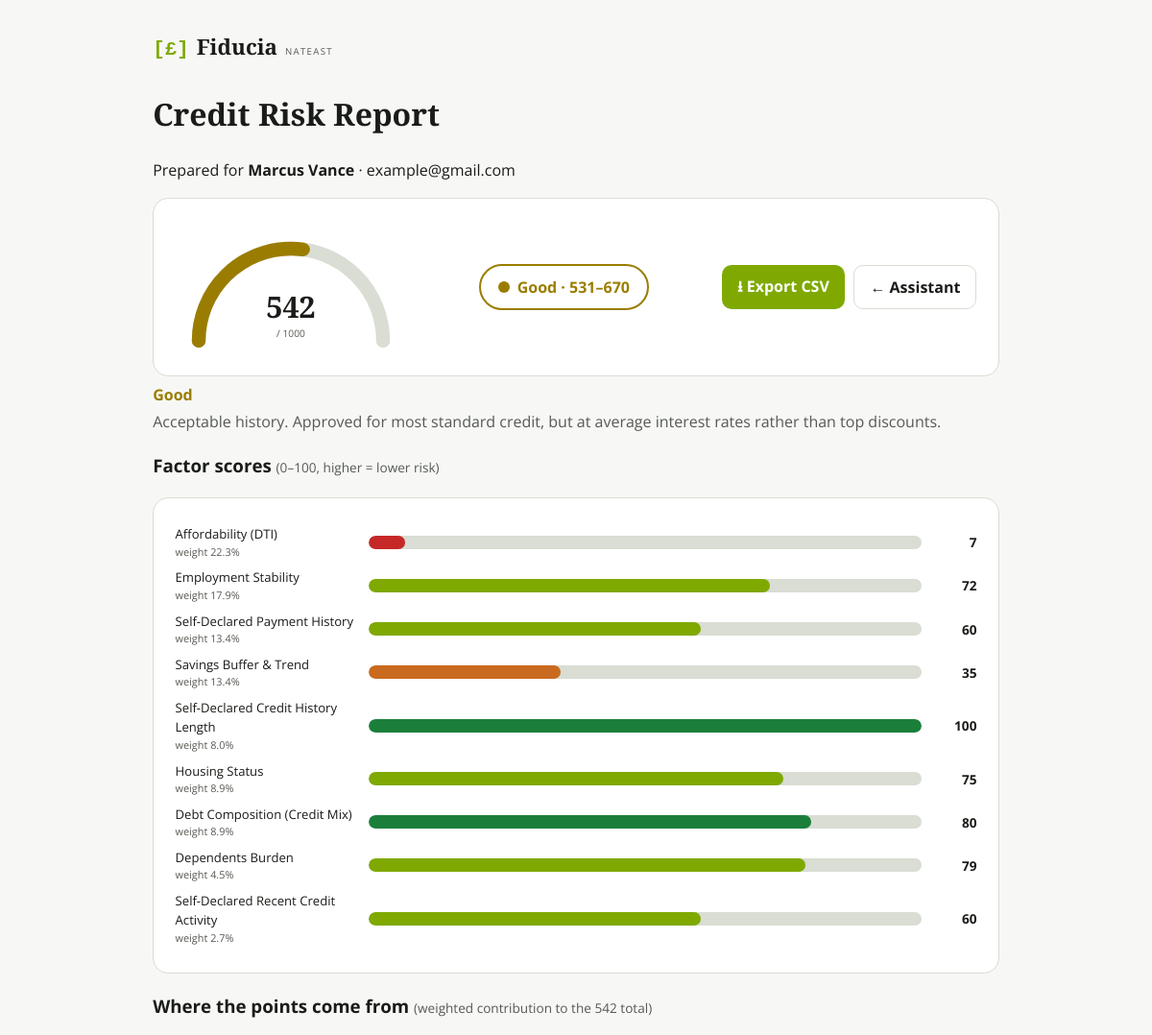
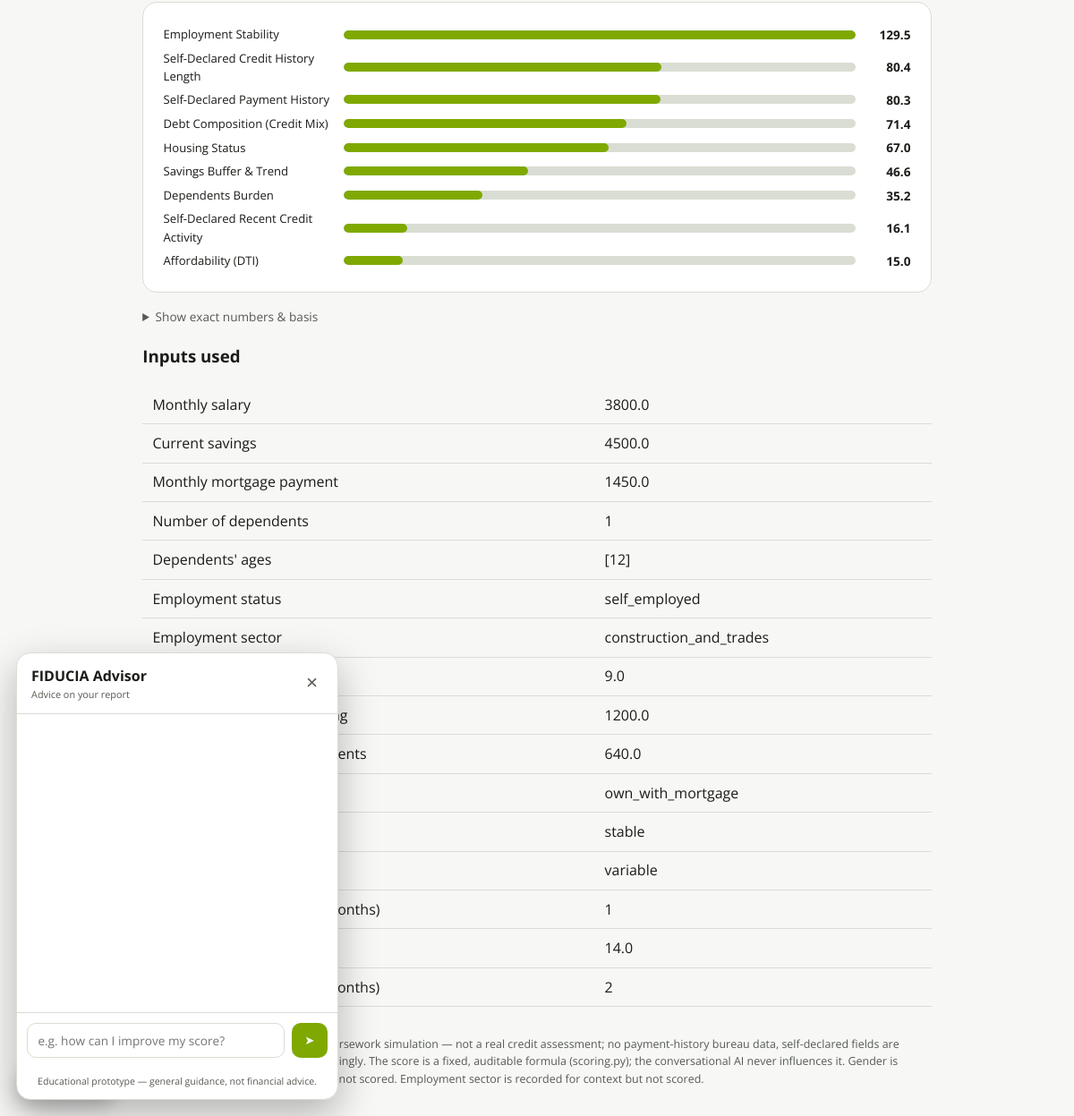
Screenshot of /report/a6a6e08cab7e with the database file from the repository (2 pictures, top to bottom).
### tables this page shows
CREATE TABLE users (
                id INTEGER PRIMARY KEY AUTOINCREMENT,
                full_name TEXT NOT NULL,
                email TEXT NOT NULL,
                gender TEXT NOT NULL,        -- stored for the record, NEVER scored
                created_at REAL NOT NULL,
                UNIQUE (full_name, email)
            );

CREATE TABLE structured_inputs (
                id INTEGER PRIMARY KEY AUTOINCREMENT,
                session_id TEXT NOT NULL UNIQUE,
                created_at REAL NOT NULL,
                monthly_salary REAL NOT NULL,
                current_savings REAL NOT NULL,
                monthly_mortgage REAL NOT NULL,
                num_dependents INTEGER NOT NULL,
                dependents_ages TEXT NOT NULL,      -- JSON list of ints
                employment_status TEXT NOT NULL,
                employment_sector TEXT NOT NULL,
                job_tenure_years REAL NOT NULL,
                monthly_credit_card_spending REAL NOT NULL,
                other_monthly_loan_repayments REAL NOT NULL,
                housing_status TEXT NOT NULL,
                savings_trend TEXT NOT NULL,
                income_variability TEXT NOT NULL,
                missed_payments_12m INTEGER NOT NULL,
                credit_history_years REAL NOT NULL,
                credit_applications_6m INTEGER NOT NULL
            );

### main.py (the view)
@app.get("/report/{session_id}", response_class=HTMLResponse)
async def report(request: Request, session_id: str):
    payload = _report_payload(session_id)
    if payload is None:
        raise HTTPException(404, "No completed profile for this session yet.")
    return templates.TemplateResponse(request, "report.html", {"request": request, **payload})

### templates/report.html (shortened to what this page needs)
<!DOCTYPE html>
<html lang="en">
<head>
</head>
<body>
  <div class="brand"><span class="sigil">[£]</span><span class="nm">Fiducia</span><small>NatEast</small></div>
  <h1>Credit Risk Report</h1>
  {% if user %}<p>Prepared for <b>{{ user.full_name }}</b> · {{ user.email }}</p>{% endif %}
  <div class="head">
    {% set frac = result.total_score / 1000.0 %}
    {% set arc = 3.14159 * 120 %}
    <div class="gauge-wrap">
      <svg width="240" height="140" viewBox="0 0 300 160" role="img"
           aria-label="Score {{ result.total_score }} out of 1000">
        <path d="M30 150 A120 120 0 0 1 270 150" fill="none" stroke="var(--line)" stroke-width="18" stroke-linecap="round"/>
        <path d="M30 150 A120 120 0 0 1 270 150" fill="none" stroke="currentColor" stroke-width="18"
              stroke-linecap="round" class="cat-{{ result.category_key }}"
              stroke-dasharray="{{ (arc * frac)|round(2) }} 9999"/>
        <text x="150" y="120" text-anchor="middle" class="gauge-num" fill="currentColor">{{ result.total_score|round|int }}</text>
        <text x="150" y="145" text-anchor="middle" class="gauge-den" fill="var(--soft)">/ 1000</text>
      </svg>
    </div>
    <div class="badge cat-{{ result.category_key }}"><span class="dot"></span>{{ result.category }} · {{ result.band_low }}–{{ result.band_high }}</div>
    <div style="display:flex;gap:.6rem;">
      <a class="btn" href="/report/{{ session_id }}.csv">⭳ Export CSV</a>
      <a class="btn" style="background:none;color:var(--ink);border:1.5px solid var(--line);" href="/">← Assistant</a>
    </div>
  </div>
  <p class="cat-{{ result.category_key }}" style="font-weight:700;margin:.4rem 0 0;">{{ result.category }}</p>
  <p style="color:var(--soft);margin:.2rem 0 1rem;">{{ result.category_blurb }}</p>
  <h3>Factor scores <span style="font-weight:400;color:var(--soft);font-size:.85rem;">(0–100, higher = lower risk)</span></h3>
  <div class="bars">
    {% for row in result.breakdown %}
    {% set s = row.sub_score %}
    {% set cls = 's-hi' if s >= 80 else 's-good' if s >= 60 else 's-mid' if s >= 45 else 's-lo' if s >= 25 else 's-poor' %}
    <div class="bar-row">
      <div class="bar-lab">{{ row.label }}<small>weight {{ "%.1f"|format(row.weight) }}%</small></div>
      <div class="bar-track"><div class="bar-fill {{ cls }}" style="width:{{ s }}%"></div></div>
      <div class="bar-val">{{ s|round|int }}</div>
    </div>
    {% endfor %}
  </div>
  <h3>Where the points come from <span style="font-weight:400;color:var(--soft);font-size:.85rem;">(weighted contribution to the {{ result.total_score|round|int }} total)</span></h3>
  <div class="bars">
    {% set maxpts = result.breakdown|map(attribute='weighted_points')|max %}
    {% for row in result.breakdown|sort(attribute='weighted_points', reverse=true) %}
    <div class="wt-row">
      <div class="bar-lab">{{ row.label }}</div>
      <div style="display:flex;align-items:center;gap:.6rem;">
        <div class="wt-track" style="flex:1;"><div class="wt-fill" style="width:{{ (row.weighted_points / maxpts * 100)|round(1) if maxpts else 0 }}%"></div></div>
        <span class="bar-val" style="width:52px;">{{ row.weighted_points|round(1) }}</span>
      </div>
    </div>
    {% endfor %}
  </div>
  <details style="margin-top:1rem;">
    <summary style="cursor:pointer;color:var(--soft);font-size:.85rem;">Show exact numbers &amp; basis</summary>
  </details>
  <h3>Inputs used</h3>
  <table>
    {% for key, value in profile.items() %}
    <tr><td>{{ labels.get(key, key) }}</td><td>{{ value }}</td></tr>
    {% endfor %}
  </table>
  <button id="adv-fab" aria-label="Open advisor" title="Get personalised advice">
    <span class="sigil">[£]</span> Advisor
  </button>
  <div id="adv-panel" role="dialog" aria-label="FIDUCIA advisor" hidden>
    <div class="adv-head">
      <div><b>FIDUCIA Advisor</b><small>Advice on your report</small></div>
      <button id="adv-close" aria-label="Close">×</button>
    </div>
    <div id="adv-log" class="adv-log"></div>
    <form id="adv-form" class="adv-input">
      <input id="adv-text" type="text" autocomplete="off" maxlength="2000"
             placeholder="e.g. how can I improve my score?">
      <button type="submit" aria-label="Send">➤</button>
    </form>
    <div class="adv-note">Educational prototype — general guidance, not financial advice.</div>
  </div>
  <footer>
    Session {{ session_id }}. Simplified coursework simulation — not a real credit
    assessment; no payment-history bureau data, self-declared fields are unverified
    and down-weighted accordingly. The score is a fixed, auditable formula
    (scoring.py); the conversational AI never influences it. Gender is stored for the
    record but deliberately not scored. Employment sector is recorded for context but not scored.
  </footer>
</body>
</html>

### templates/report.html (style rules this page uses)
:root { --lime:#7fa900; --ink:#1a1c18; --soft:#565a52; --line:#d9ddd3; --surface:#fff; --bg:#f7f8f6; }
* { box-sizing: border-box; }
body { font-family:'Open Sans',system-ui,sans-serif; background:var(--bg); color:var(--ink); max-width:920px; margin:0 auto; padding:2rem 1.2rem; line-height:1.55; }
.brand { display:flex; align-items:baseline; gap:.5rem; margin-bottom:1.6rem; }
.brand .sigil { font-family:ui-monospace,Menlo,monospace; font-weight:700; color:var(--lime); font-size:1.3rem; }
.brand .nm { font-family:'Playfair Display',serif; font-weight:700; font-size:1.4rem; }
.brand small { color:var(--soft); letter-spacing:.14em; text-transform:uppercase; font-size:.6rem; }
h1 { font-family:'Playfair Display',serif; font-weight:700; }
.head { display:flex; flex-wrap:wrap; gap:1.4rem; align-items:center; justify-content:space-between; background:var(--surface); border:1px solid var(--line); border-radius:16px; padding:1.4rem; }
.badge { display:inline-flex; align-items:center; gap:.5rem; border:2px solid currentColor; border-radius:999px; padding:.6rem 1.1rem; font-weight:700; }
.badge .dot { width:12px; height:12px; border-radius:50%; background:currentColor; }
.cat-good { color:#9a7d00; }
a.btn { text-decoration:none; background:var(--lime); color:#fff; border-radius:10px; padding:.6rem 1rem; font-weight:700; }
table { border-collapse:collapse; width:100%; margin:1rem 0; }
footer { font-size:.78rem; color:var(--soft); margin-top:2rem; }
.gauge-wrap { display:flex; flex-direction:column; align-items:center; }
.gauge-num { font-family:'Playfair Display',serif; font-size:2.4rem; font-weight:700; line-height:1; }
.gauge-den { font-size:.8rem; color:var(--soft); }
.bars { background:var(--surface); border:1px solid var(--line); border-radius:16px; padding:1.2rem 1.4rem; }
.bar-row { display:grid; grid-template-columns:190px 1fr 46px; gap:.7rem; align-items:center; margin:.5rem 0; }
.bar-lab { font-size:.82rem; }
.bar-lab small { display:block; color:var(--soft); font-size:.68rem; }
.bar-track { background:var(--line); border-radius:999px; height:14px; overflow:hidden; }
.bar-fill { height:100%; border-radius:999px; }
.bar-val { text-align:right; font-variant-numeric:tabular-nums; font-weight:700; font-size:.85rem; }
.s-hi { background:#1b7f3b; }
.s-good { background:#7fa900; }
.s-lo { background:#c96a1f; }
.s-poor { background:#c62828; }
.wt-row { display:grid; grid-template-columns:190px 1fr; gap:.7rem; align-items:center; margin:.35rem 0; }
.wt-track { background:var(--line); border-radius:999px; height:10px; overflow:hidden; }
.wt-fill { height:100%; background:var(--lime); border-radius:999px; }
#adv-fab { position:fixed; left:18px; bottom:18px; z-index:50; display:inline-flex; align-items:center; gap:.4rem; background:var(--ink); color:#fff; border:none; border-radius:999px; padding:.6rem .95rem; font:600 .85rem 'Open Sans',sans-serif; cursor:pointer; box-shadow:0 6px 20px rgba(0,0,0,.22); }
#adv-fab .sigil { font-family:ui-monospace,Menlo,monospace; color:var(--lime); }
#adv-panel { position:fixed; left:18px; bottom:18px; z-index:51; width:min(360px,calc(100vw - 36px)); height:min(500px,calc(100vh - 36px)); background:var(--surface); border:1px solid var(--line); border-radius:16px; box-shadow:0 16px 44px rgba(0,0,0,.28); display:flex; flex-direction:column; overflow:hidden; }
.adv-head { display:flex; align-items:center; justify-content:space-between; padding:.8rem 1rem; border-bottom:1px solid var(--line); }
.adv-head small { display:block; color:var(--soft); font-size:.68rem; }
#adv-close { background:none; border:none; font-size:1.4rem; line-height:1; color:var(--soft); cursor:pointer; }
.adv-log { flex:1; overflow-y:auto; padding:.9rem; display:flex; flex-direction:column; gap:.55rem; }
.adv-input { display:flex; gap:.5rem; padding:.7rem; border-top:1px solid var(--line); }
.adv-input input { flex:1; border:1px solid var(--line); border-radius:10px; padding:.55rem .7rem; font:400 .85rem 'Open Sans',sans-serif; }
.adv-input button { background:var(--lime); color:#fff; border:none; border-radius:10px; padding:0 .9rem; cursor:pointer; }
.adv-note { padding:.45rem .9rem .7rem; font-size:.66rem; color:var(--soft); text-align:center; }

### rows the page displays
users: full_name "Marcus Vance", email "example@gmail.com"
structured_inputs: get "Monthly salary", monthly_salary "3800.0", get "Current savings", current_savings "4500.0", get "Monthly mortgage payment", monthly_mortgage "1450.0", get "Employment status", employment_status "self_employed", get "Employment sector", employment_sector "construction_and_trades", job_tenure_years "9.0", monthly_credit_card_spending "1200.0", other_monthly_loan_repayments "640.0", housing_status "own_with_mortgage", savings_trend "stable", income_variability "variable", credit_history_years "14.0"

### other values shown
{{ result.total_score|round|int }} "542"
{{ result.category }} "Good"
{{ result.band_low }} "531"
{{ result.band_high }} "670"
{{ result.category_blurb }} "Acceptable history. Approved for most standard credit, but at average interest rates rather than top discounts."
{{ row.label }} "Affordability (DTI)" "Employment Stability" "Self-Declared Payment History" "Savings Buffer & Trend" "Self-Declared Credit History Length" "Housing Status" "Debt Composition (Credit Mix)" "Dependents Burden" "Self-Declared Recent Credit Activity"
{{ "%.1f"|format(row.weight) }} "22.3" "17.9" "13.4" "13.4" "8.0" "8.9" "8.9" "4.5" "2.7"
{{ s|round|int }} "7" "72" "60" "35" "100" "75" "80" "79" "60"
{{ row.label }} "Employment Stability" "Self-Declared Credit History Length" "Self-Declared Payment History" "Debt Composition (Credit Mix)" "Housing Status" "Savings Buffer & Trend" "Dependents Burden" "Self-Declared Recent Credit Activity" "Affordability (DTI)"
{{ row.weighted_points|round(1) }} "129.5" "80.4" "80.3" "71.4" "67.0" "46.6" "35.2" "16.1" "15.0"
{{ labels.get(key, key) }} "Number of dependents" "Dependents' ages"
{{ value }} "1" "[12]" "1" "2"
